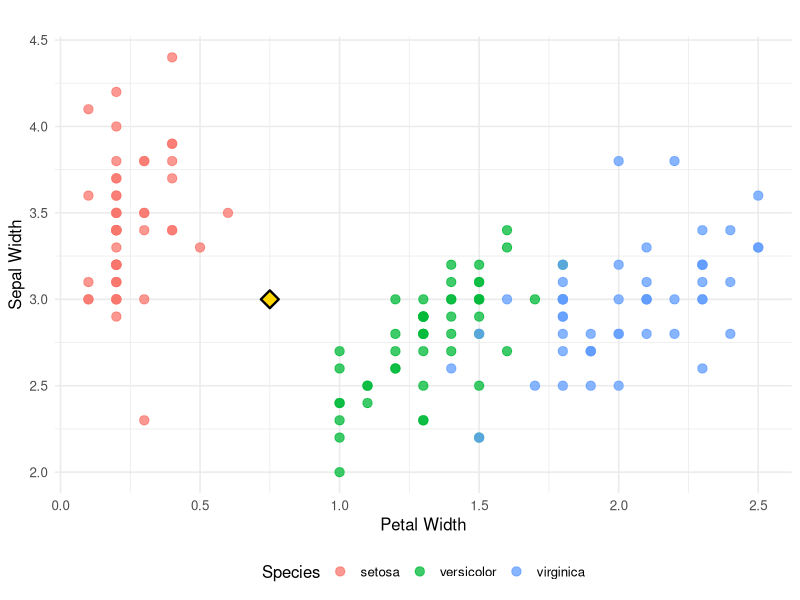
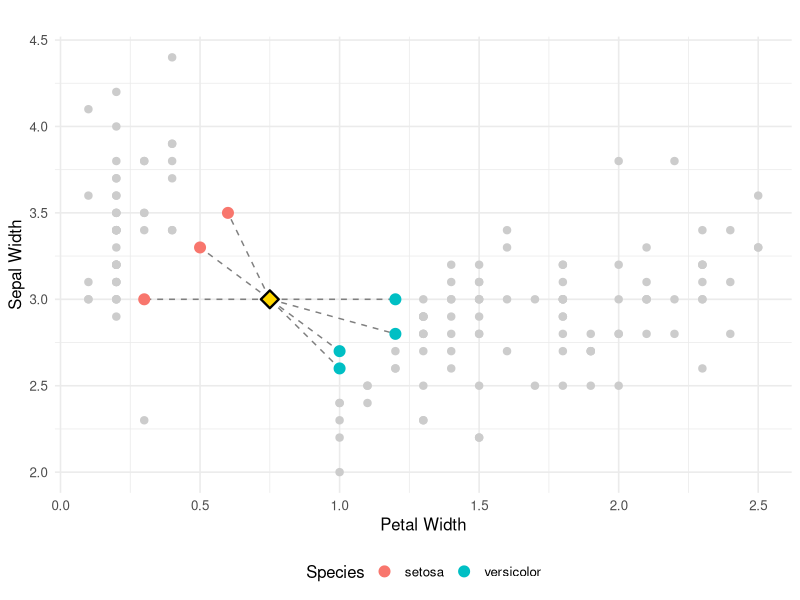

Here is the R script that generated these plots, in order:
## ---- chunk 1
#| eval: true
#| echo: false
#| warning: false
#| message: false
#| label: fig-k-Nearest-Neighbour
#| layout-ncol: 2
#| fig-cap:
#|   - New observation shown with all training points.
#|   - Nearest k points highlighted for the new observation.

library(tidyverse)

# Variables
k <- 7

# Data
data <- iris |>
    dplyr::select(Petal.Width, Sepal.Width, Species)

new_point <- tibble(Petal.Width = 0.75, Sepal.Width = 3)

# Compute Euclidean distance from each observation to the new point
data_knn <- data |>
    dplyr::mutate(
        distance = sqrt(
            (Petal.Width - new_point$Petal.Width)^2 +
            (Sepal.Width - new_point$Sepal.Width)^2
        ),
        neighbor_rank = rank(distance, ties.method = "first"),
        is_neighbor = neighbor_rank <= k
    )

nearest_points <- data_knn |>
    dplyr::arrange(distance) |>
    dplyr::slice_head(n = k)

plot_all_points <- ggplot(data_knn, aes(x = Petal.Width, y = Sepal.Width)) +
    geom_point(aes(color = Species), alpha = 0.75, size = 2.8) +
    geom_point(
        data = new_point,
        aes(x = Petal.Width, y = Sepal.Width),
        color = "black",
        fill = "gold",
        shape = 23,
        size = 4,
        stroke = 1.2
    ) +
    labs(
        title = "",
        x = "Petal Width",
        y = "Sepal Width",
        color = "Species"
    ) +
    theme_minimal(base_size = 12) +
    theme(legend.position = "bottom")

plot_nearest_k <- ggplot(data_knn, aes(x = Petal.Width, y = Sepal.Width)) +
    geom_point(color = "grey80", size = 2.2) +
    geom_segment(
        data = nearest_points,
        aes(
            x = new_point$Petal.Width,
            y = new_point$Sepal.Width,
            xend = Petal.Width,
            yend = Sepal.Width
        ),
        color = "grey50",
        linewidth = 0.5,
        linetype = "dashed"
    ) +
    geom_point(
        data = nearest_points,
        aes(color = Species),
        size = 3.4
    ) +
    geom_point(
        data = new_point,
        aes(x = Petal.Width, y = Sepal.Width),
        color = "black",
        fill = "gold",
        shape = 23,
        size = 4,
        stroke = 1.2
    ) +
    labs(
        title = "",
        x = "Petal Width",
        y = "Sepal Width",
        color = "Species"
    ) +
    theme_minimal(base_size = 12) +
    theme(legend.position = "bottom")

plot_all_points
plot_nearest_k
